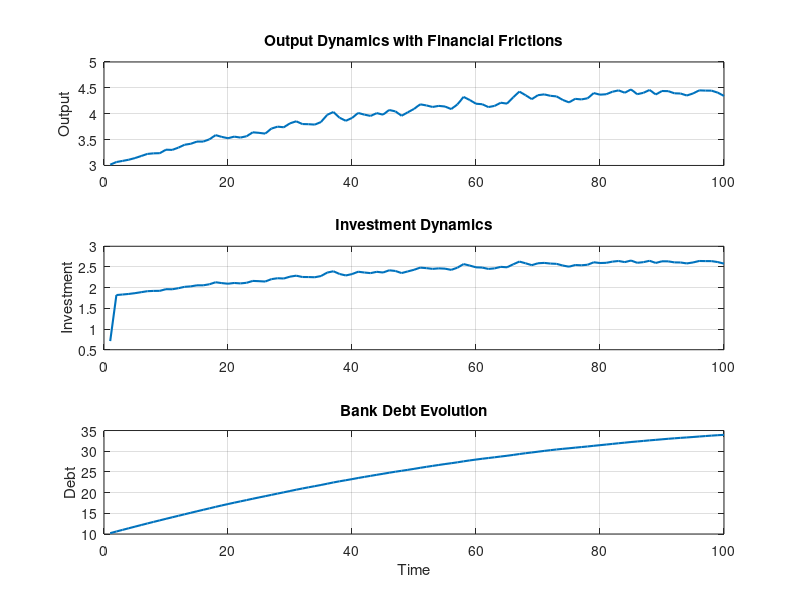
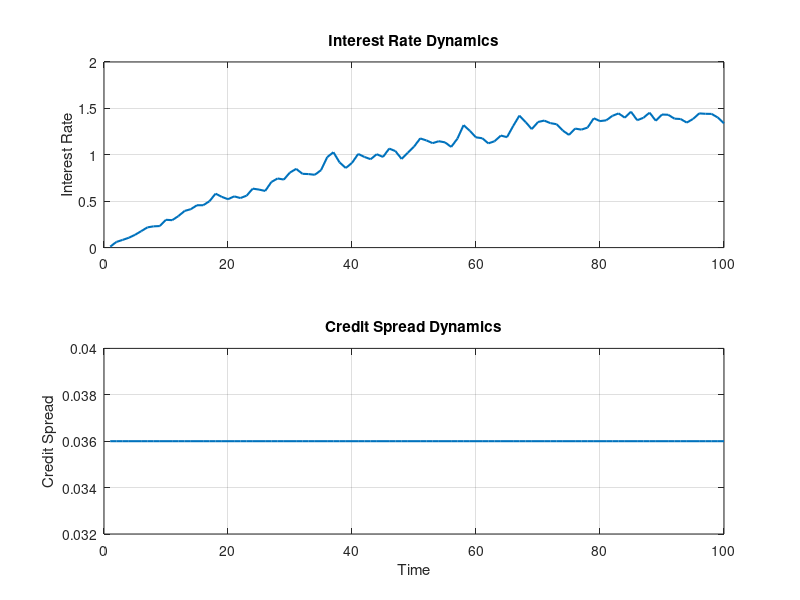
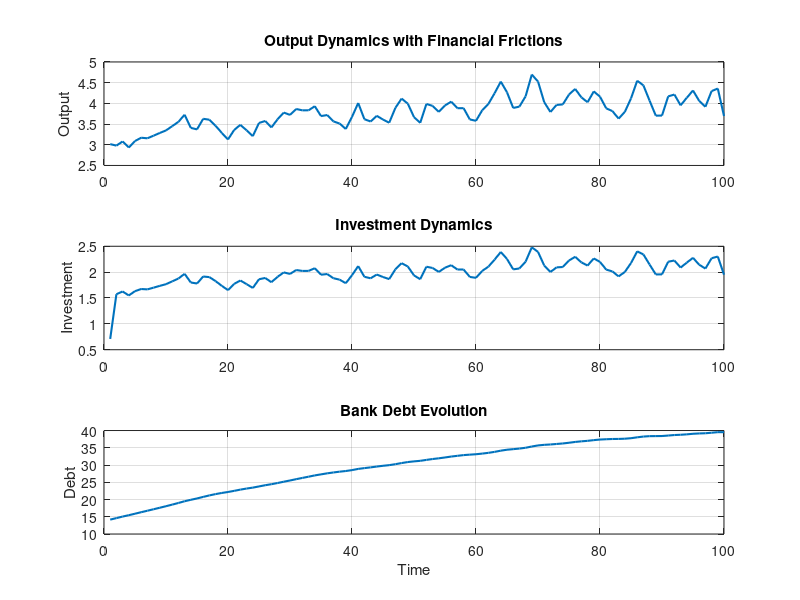
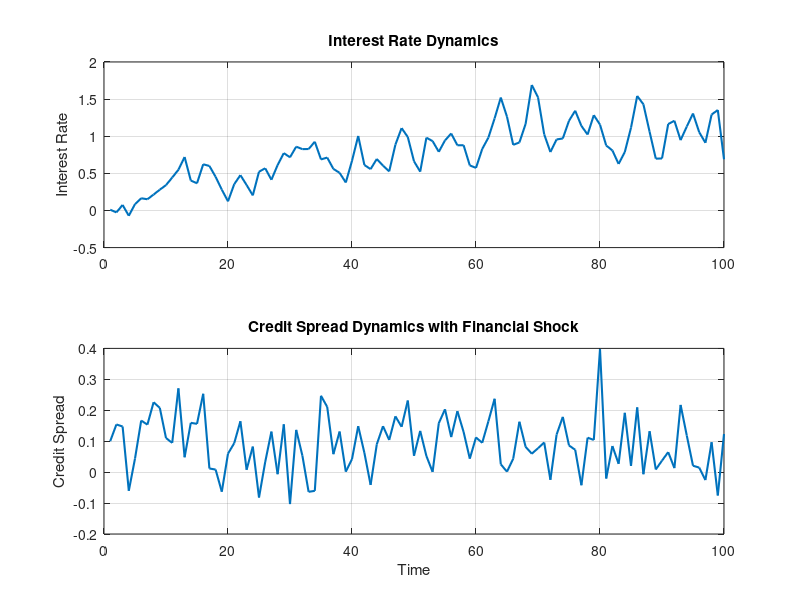

These figures' MATLAB source, in order:
% Financial Friction DSGE Model (Gertler-Kiyotaki/BGG Framework)

% Clear workspace and define parameters
clear; clc; close all;

%% Model Parameters
beta = 0.99;            % Discount factor
sigma = 1;              % Risk aversion
phi = 1;                % Inverse Frisch elasticity
rho = 0.9;              % Persistence of technology shock
sigma_e = 0.01;         % Std. deviation of technology shock
delta = 0.025;          % Capital depreciation rate
alpha = 0.33;          % Capital share in production
eta = 0.5;              % Capital adjustment cost

% Financial Friction Parameters
phi_k = 0.36;           % Leverage ratio (fraction of capital funded by debt)
kappa = 0.1;            % Cost of external financing

%% Steady State Values
k_ss = ((alpha / (1 / beta - 1 + delta)))^(1 / (1 - alpha));
y_ss = k_ss^alpha;
investment_ss = delta * k_ss;
interest_rate_ss = 1 / beta - 1;
credit_spread_ss = kappa * phi_k;

%% Simulation Setup
T = 100;                 % Time periods
shock = sigma_e * randn(T, 1); % Technology shock

% Initialize variables
capital = zeros(T, 1);
output = zeros(T, 1);
investment = zeros(T, 1);
bank_debt = zeros(T, 1);
interest_rate = zeros(T, 1);
credit_spread = zeros(T, 1);

capital(1) = k_ss;
output(1) = y_ss;
investment(1) = investment_ss;
bank_debt(1) = phi_k * k_ss;
interest_rate(1) = interest_rate_ss;
credit_spread(1) = credit_spread_ss;

%% Model Simulation
for t = 2:T
    % Productivity shock
    z_t = rho * shock(t - 1) + shock(t);
    
    % Output with financial frictions
    output(t) = exp(z_t) * capital(t - 1)^alpha;
    
    % Investment decision with adjustment costs
    investment(t) = ((1 - kappa) * beta * output(t)) / (1 + eta);
    
    % Capital accumulation
    capital(t) = (1 - delta) * capital(t - 1) + investment(t);
    
    % Bank debt evolution
    bank_debt(t) = phi_k * capital(t);
    
    % Interest rate dynamics (Taylor Rule)
    interest_rate(t) = interest_rate_ss + phi * (output(t) - y_ss);
    
    % Credit spread dynamics
    credit_spread(t) = kappa * (bank_debt(t) / capital(t));
end

%% Plot Results
figure;
subplot(3,1,1);
plot(output, 'LineWidth', 1.5);
title('Output Dynamics with Financial Frictions');
ylabel('Output'); grid on;

subplot(3,1,2);
plot(investment, 'LineWidth', 1.5);
title('Investment Dynamics');
ylabel('Investment'); grid on;

subplot(3,1,3);
plot(bank_debt, 'LineWidth', 1.5);
title('Bank Debt Evolution');
ylabel('Debt'); xlabel('Time'); grid on;

figure;
subplot(2,1,1);
plot(interest_rate, 'LineWidth', 1.5);
title('Interest Rate Dynamics');
ylabel('Interest Rate'); grid on;

subplot(2,1,2);
plot(credit_spread, 'LineWidth', 1.5);
title('Credit Spread Dynamics');
ylabel('Credit Spread'); xlabel('Time'); grid on;

grid on;

%% Interpretation
% - Observe how shocks propagate through output, investment, bank debt, interest rates, and credit spreads.
% - Higher leverage increases the economy's sensitivity to financial shocks.
% - Bank debt and credit spreads amplify business cycle fluctuations.
% Financial Friction DSGE Model (Gertler-Kiyotaki/BGG Framework)

% Clear workspace and define parameters
clear; clc; close all;

%% Model Parameters
beta = 0.99;            % Discount factor
sigma = 1;              % Risk aversion
phi = 1;                % Inverse Frisch elasticity
rho = 0.9;              % Persistence of technology shock
sigma_e = 0.05;         % Increased Std. deviation of technology shock (Amplified Shock)
delta = 0.025;          % Capital depreciation rate
alpha = 0.33;           % Capital share in production
eta = 0.5;              % Capital adjustment cost

% Financial Friction Parameters
phi_k = 0.5;            % Increased Leverage ratio (fraction of capital funded by debt)
kappa = 0.2;            % Increased Cost of external financing

%% Steady State Values
k_ss = ((alpha / (1 / beta - 1 + delta)))^(1 / (1 - alpha));
y_ss = k_ss^alpha;
investment_ss = delta * k_ss;
interest_rate_ss = 1 / beta - 1;
credit_spread_ss = kappa * phi_k;

%% Simulation Setup
T = 100;                 % Time periods
shock = sigma_e * randn(T, 1); % Stronger Technology shock

% Initialize variables
capital = zeros(T, 1);
output = zeros(T, 1);
investment = zeros(T, 1);
bank_debt = zeros(T, 1);
interest_rate = zeros(T, 1);
credit_spread = zeros(T, 1);

capital(1) = k_ss;
output(1) = y_ss;
investment(1) = investment_ss;
bank_debt(1) = phi_k * k_ss;
interest_rate(1) = interest_rate_ss;
credit_spread(1) = credit_spread_ss;

%% Model Simulation
for t = 2:T
    % Productivity shock
    z_t = rho * shock(t - 1) + shock(t);
    
    % Output with financial frictions
    output(t) = exp(z_t) * capital(t - 1)^alpha;
    
    % Investment decision with adjustment costs
    investment(t) = ((1 - kappa) * beta * output(t)) / (1 + eta);
    
    % Capital accumulation
    capital(t) = (1 - delta) * capital(t - 1) + investment(t);
    
    % Bank debt evolution
    bank_debt(t) = phi_k * capital(t);
    
    % Interest rate dynamics (Taylor Rule)
    interest_rate(t) = interest_rate_ss + phi * (output(t) - y_ss);
    
    % Credit spread dynamics with financial shock
    credit_spread(t) = kappa * (bank_debt(t) / capital(t)) + 0.1 * randn();
end

%% Plot Results
figure;
subplot(3,1,1);
plot(output, 'LineWidth', 1.5);
title('Output Dynamics with Financial Frictions');
ylabel('Output'); grid on;

subplot(3,1,2);
plot(investment, 'LineWidth', 1.5);
title('Investment Dynamics');
ylabel('Investment'); grid on;

subplot(3,1,3);
plot(bank_debt, 'LineWidth', 1.5);
title('Bank Debt Evolution');
ylabel('Debt'); xlabel('Time'); grid on;

figure;
subplot(2,1,1);
plot(interest_rate, 'LineWidth', 1.5);
title('Interest Rate Dynamics');
ylabel('Interest Rate'); grid on;

subplot(2,1,2);
plot(credit_spread, 'LineWidth', 1.5);
title('Credit Spread Dynamics with Financial Shock');
ylabel('Credit Spread'); xlabel('Time'); grid on;

grid on;

%% Interpretation
% - Amplified shocks now generate stronger responses across output, investment, bank debt, interest rates, and credit spreads.
% - Increased leverage and financing costs intensify economic sensitivity to financial disturbances.
% - Credit spreads now exhibit more dynamic behavior due to the introduced financial shocks.
% Behavioral DSGE Model with Global Economic Shocks

% Clear workspace and define parameters
clear; clc; close all;

%% Model Parameters
beta = 0.99;            % Discount factor
sigma = 1;              % Risk aversion
phi = 1;                % Inverse Frisch elasticity
rho = 0.9;              % Persistence of technology shock
sigma_e = 0.01;         % Std. deviation of technology shock
delta = 0.025;          % Capital depreciation rate
alpha = 0.33;           % Capital share in production
eta = 0.5;              % Capital adjustment cost

% Behavioral Bias Parameters
lambda_myopia = 0.1;    % Degree of myopia
lambda_overconfidence = 0.1; % Degree of overconfidence

% Global Economic Shock Parameters
gamma_g = 0.2;          % Sensitivity to global shocks
rho_g = 0.8;            % Persistence of global economic shock
sigma_g = 0.02;         % Std. deviation of global economic shock

%% Steady State Values
k_ss = ((alpha / (1 / beta - 1 + delta)))^(1 / (1 - alpha));
y_ss = k_ss^alpha;
investment_ss = delta * k_ss;
interest_rate_ss = 1 / beta - 1;

%% Simulation Setup
T = 100;                      % Time periods
tech_shock = sigma_e * randn(T, 1); % Technology shock
global_shock = sigma_g * randn(T, 1); % Global economic shock

% Initialize variables
capital = zeros(T, 1);
output = zeros(T, 1);
investment = zeros(T, 1);
interest_rate = zeros(T, 1);

capital(1) = k_ss;
output(1) = y_ss;
investment(1) = investment_ss;
interest_rate(1) = interest_rate_ss;

%% Model Simulation
for t = 2:T
    % Global economic shock propagation
    g_t = rho_g * global_shock(t - 1) + global_shock(t);
    
    % Adjust output with global shock and behavioral biases
    output(t) = exp(tech_shock(t) + gamma_g * g_t) * (capital(t - 1)^alpha);
    
    % Behavioral adjustment to investment (myopia)
    investment(t) = ((1 - lambda_myopia) * beta * output(t)) / (1 + eta);
    
    % Capital accumulation
    capital(t) = (1 - delta) * capital(t - 1) + investment(t);
    
    % Interest rate dynamics with overconfidence behavior
    interest_rate(t) = interest_rate_ss + phi * ((1 + lambda_overconfidence) * (output(t) - y_ss));
end

%% Plot Results
figure;
subplot(3,1,1);
plot(output, 'LineWidth', 1.5);
title('Output Dynamics with Global Economic Shocks');
ylabel('Output'); grid on;

subplot(3,1,2);
plot(investment, 'LineWidth', 1.5);
title('Investment Dynamics with Behavioral Bias');
ylabel('Investment'); grid on;

subplot(3,1,3);
plot(interest_rate, 'LineWidth', 1.5);
title('Interest Rate Dynamics with Overconfidence');
ylabel('Interest Rate'); xlabel('Time'); grid on;

grid on;

%% Interpretation
% - Global shocks amplify output volatility.
% - Myopia reduces investment responsiveness.
% - Overconfidence leads to exaggerated interest rate movements.
% Behavioral DSGE Model with Global Economic Shocks and Macroprudential Policies

% Clear workspace and define parameters
clear; clc; close all;

%% Model Parameters
beta = 0.99;            % Discount factor
sigma = 1;              % Risk aversion
phi = 1;                % Inverse Frisch elasticity
rho = 0.9;              % Persistence of technology shock
sigma_e = 0.01;         % Std. deviation of technology shock
delta = 0.025;          % Capital depreciation rate
alpha = 0.33;          % Capital share in production
eta = 0.5;              % Capital adjustment cost

% Behavioral Bias Parameters
lambda_myopia = 0.1;    % Degree of myopia
lambda_overconfidence = 0.1; % Degree of overconfidence

% Global Economic Shock Parameters
gamma_g = 0.2;          % Sensitivity to global shocks
rho_g = 0.8;            % Persistence of global economic shock
sigma_g = 0.02;         % Std. deviation of global economic shock

% Macroprudential Policy Parameters
ccb_sensitivity = 0.3;  % Countercyclical capital buffer sensitivity
ltv_limit = 0.8;        % Loan-to-value ratio limit

%% Steady State Values
k_ss = ((alpha / (1 / beta - 1 + delta)))^(1 / (1 - alpha));
y_ss = k_ss^alpha;
investment_ss = delta * k_ss;
interest_rate_ss = 1 / beta - 1;

%% Simulation Setup
T = 100;                      % Time periods
tech_shock = sigma_e * randn(T, 1); % Technology shock
global_shock = sigma_g * randn(T, 1); % Global economic shock

% Initialize variables
capital = zeros(T, 1);
output = zeros(T, 1);
investment = zeros(T, 1);
interest_rate = zeros(T, 1);
ccb = zeros(T, 1); % Countercyclical capital buffer
ltv_ratio = zeros(T, 1); % Loan-to-value ratio

capital(1) = k_ss;
output(1) = y_ss;
investment(1) = investment_ss;
interest_rate(1) = interest_rate_ss;
ccb(1) = 0.02; % Initial capital buffer
ltv_ratio(1) = ltv_limit;

%% Model Simulation
for t = 2:T
    % Global economic shock propagation
    g_t = rho_g * global_shock(t - 1) + global_shock(t);
    
    % Adjust output with global shock and behavioral biases
    output(t) = exp(tech_shock(t) + gamma_g * g_t) * (capital(t - 1)^alpha);
    
    % Countercyclical capital buffer increases during booms
    ccb(t) = max(0.02, ccb_sensitivity * (output(t) - y_ss));
    
    % Loan-to-value ratio adjusts with output fluctuations
    ltv_ratio(t) = max(0.6, ltv_limit - 0.1 * (output(t) - y_ss));
    
    % Behavioral adjustment to investment (myopia) with policy impact
    investment(t) = ((1 - lambda_myopia) * beta * output(t)) / (1 + eta + ccb(t));
    
    % Capital accumulation
    capital(t) = (1 - delta) * capital(t - 1) + investment(t);
    
    % Interest rate dynamics with overconfidence behavior and CCB impact
    interest_rate(t) = interest_rate_ss + phi * ((1 + lambda_overconfidence) * (output(t) - y_ss)) + ccb(t);
end

%% Plot Results
figure;
subplot(4,1,1);
plot(output, 'LineWidth', 1.5);
title('Output Dynamics with Global Economic Shocks and Macroprudential Policies');
ylabel('Output'); grid on;

subplot(4,1,2);
plot(investment, 'LineWidth', 1.5);
title('Investment Dynamics with Behavioral Bias and CCB');
ylabel('Investment'); grid on;

subplot(4,1,3);
plot(interest_rate, 'LineWidth', 1.5);
title('Interest Rate Dynamics with Overconfidence and CCB');
ylabel('Interest Rate'); xlabel('Time'); grid on;

subplot(4,1,4);
plot(ccb, 'LineWidth', 1.5);
title('Countercyclical Capital Buffer Dynamics');
ylabel('CCB'); xlabel('Time'); grid on;

%% Interpretation
% - Global shocks amplify output volatility.
% - Myopia reduces investment responsiveness.
% - Overconfidence leads to exaggerated interest rate movements.
% - Macroprudential tools (CCB and LTV) stabilize investment and credit growth.
% Behavioral DSGE Model with Global Economic Shocks, Macroprudential Policies, and MPLB

% Clear workspace and define parameters
clear; clc; close all;

%% Model Parameters
beta = 0.99;            % Discount factor
sigma = 1;              % Risk aversion
phi = 1;                % Inverse Frisch elasticity
rho = 0.9;              % Persistence of technology shock
sigma_e = 0.01;         % Std. deviation of technology shock
delta = 0.025;          % Capital depreciation rate
alpha = 0.33;           % Capital share in production
eta = 0.5;              % Capital adjustment cost

% Behavioral Bias Parameters
lambda_myopia = 0.1;    % Degree of myopia
lambda_overconfidence = 0.1; % Degree of overconfidence

% Global Economic Shock Parameters
gamma_g = 0.2;          % Sensitivity to global shocks
rho_g = 0.8;            % Persistence of global economic shock
sigma_g = 0.02;         % Std. deviation of global economic shock

% Macroprudential Policy Parameters
ccb_sensitivity = 0.3;  % Countercyclical capital buffer sensitivity
ltv_limit = 0.8;        % Loan-to-value ratio limit
mplb_sensitivity = 0.25; % MPLB sensitivity to economic conditions

%% Steady State Values
k_ss = ((alpha / (1 / beta - 1 + delta)))^(1 / (1 - alpha));
y_ss = k_ss^alpha;
investment_ss = delta * k_ss;
interest_rate_ss = 1 / beta - 1;

%% Simulation Setup
T = 100;                      % Time periods
tech_shock = sigma_e * randn(T, 1); % Technology shock
global_shock = sigma_g * randn(T, 1); % Global economic shock

% Initialize variables
capital = zeros(T, 1);
output = zeros(T, 1);
investment = zeros(T, 1);
interest_rate = zeros(T, 1);
ccb = zeros(T, 1); % Countercyclical capital buffer
mplb = zeros(T, 1); % Macroprudential Liquidity Buffer
ltv_ratio = zeros(T, 1); % Loan-to-value ratio

capital(1) = k_ss;
output(1) = y_ss;
investment(1) = investment_ss;
interest_rate(1) = interest_rate_ss;
ccb(1) = 0.02; % Initial capital buffer
mplb(1) = 0.05; % Initial liquidity buffer
ltv_ratio(1) = ltv_limit;

%% Model Simulation
for t = 2:T
    % Global economic shock propagation
    g_t = rho_g * global_shock(t - 1) + global_shock(t);

    % Output with global shock and behavioral biases
    output(t) = exp(tech_shock(t) + gamma_g * g_t) * (capital(t - 1)^alpha);

    % Countercyclical capital buffer increases during booms
    ccb(t) = max(0.02, ccb_sensitivity * (output(t) - y_ss));

    % MPLB tightens during booms, loosens during downturns
    mplb(t) = max(0.03, mplb_sensitivity * (output(t) - y_ss));

    % Loan-to-value ratio adjusts with output fluctuations
    ltv_ratio(t) = max(0.6, ltv_limit - 0.1 * (output(t) - y_ss));

    % Investment with MPLB and behavioral bias
    investment(t) = ((1 - lambda_myopia) * beta * output(t)) / (1 + eta + ccb(t) + mplb(t));

    % Capital accumulation
    capital(t) = (1 - delta) * capital(t - 1) + investment(t);

    % Interest rate dynamics with overconfidence, CCB, and MPLB
    interest_rate(t) = interest_rate_ss + phi * ((1 + lambda_overconfidence) * (output(t) - y_ss)) + ccb(t) + mplb(t);
end

%% Plot Results
figure;
subplot(5,1,1);
plot(output, 'LineWidth', 1.5);
title('Output Dynamics with Global Shocks, CCB, and MPLB');
ylabel('Output'); grid on;

subplot(5,1,2);
plot(investment, 'LineWidth', 1.5);
title('Investment with Behavioral Bias, CCB, and MPLB');
ylabel('Investment'); grid on;

subplot(5,1,3);
plot(interest_rate, 'LineWidth', 1.5);
title('Interest Rate with Overconfidence, CCB, and MPLB');
ylabel('Interest Rate'); xlabel('Time'); grid on;

subplot(5,1,4);
plot(ccb, 'LineWidth', 1.5);
title('Countercyclical Capital Buffer (CCB)');
ylabel('CCB'); xlabel('Time'); grid on;

subplot(5,1,5);
plot(mplb, 'LineWidth', 1.5);
title('Macroprudential Liquidity Buffer (MPLB)');
ylabel('MPLB'); xlabel('Time'); grid on;

%% Interpretation
% - Global shocks amplify output volatility.
% - Myopia reduces investment responsiveness.
% - Overconfidence leads to exaggerated interest rate movements.
% - CCB stabilizes credit growth; MPLB stabilizes liquidity.
%% Open Economy DSGE with Behavioral Biases
clear; clc; close all;

%% Parameters
beta = 0.99;        % Discount factor
sigma = 1;          % Risk aversion
phi = 1.5;          % Taylor rule inflation response
theta = 0.75;       % Price stickiness
alpha = 0.33;       % Capital share
delta = 0.025;      % Depreciation rate

% Open economy parameters
phi_x = 0.3;        % Export sensitivity
phi_m = 0.3;        % Import sensitivity
gamma_fx = 0.2;     % Exchange rate sensitivity

% Behavioral parameters
myopia = 0.1;       % Myopia bias
overconfidence = 0.1; % Overconfidence bias

%% Initialize Variables
T = 100;
output = zeros(T,1);
exchange_rate = zeros(T,1);
exports = zeros(T,1);
imports = zeros(T,1);
net_exports = zeros(T,1);

%% Initial Conditions
output(1) = 1;
exchange_rate(1) = 1;
exports(1) = 0.3;
imports(1) = 0.2;

%% Simulation
for t = 2:T
    % Exchange rate shock
    fx_shock = gamma_fx * randn;
    exchange_rate(t) = exchange_rate(t-1) * (1 + fx_shock);
    
    % Exports and Imports with Behavioral Bias
    exports(t) = exports(t-1) + phi_x * exchange_rate(t-1) * (1 - myopia);
    imports(t) = imports(t-1) + phi_m * exchange_rate(t-1) * (1 + overconfidence);
    
    % Net exports
    net_exports(t) = exports(t) - imports(t);
    
    % Output dynamics
    output(t) = output(t-1) + net_exports(t) - delta * output(t-1);
end

%% Plot Results
figure;
subplot(3,1,1);
plot(output, 'LineWidth', 1.5);
title('Output Dynamics with Behavioral Biases in Open Economy');
xlabel('Time'); ylabel('Output'); grid on;

subplot(3,1,2);
plot(exchange_rate, 'LineWidth', 1.5);
title('Exchange Rate Dynamics');
xlabel('Time'); ylabel('Exchange Rate'); grid on;

subplot(3,1,3);
plot(net_exports, 'LineWidth', 1.5);
title('Net Exports Dynamics');
xlabel('Time'); ylabel('Net Exports'); grid on;
%% Open Economy DSGE with Behavioral Biases and Pricing Paradigms
clear; clc; close all;

%% Parameters
beta = 0.99;        % Discount factor
sigma = 1;          % Risk aversion
phi = 1.5;          % Taylor rule inflation response
theta = 0.75;       % Price stickiness
alpha = 0.33;       % Capital share
delta = 0.025;      % Depreciation rate

% Open economy parameters
phi_x = 0.3;        % Export sensitivity
phi_m = 0.3;        % Import sensitivity
gamma_fx = 0.2;     % Exchange rate sensitivity

% Behavioral parameters
myopia = 0.1;       % Myopia bias
overconfidence = 0.1; % Overconfidence bias

% Pricing paradigms parameters
pricing_mode = 'DCP';  % Choose between 'DCP', 'PCP', 'LCP'
markup_variation = 0.05; % Price adjustment sensitivity to exchange rates

%% Initialize Variables
T = 100;
output = zeros(T,1);
exchange_rate = zeros(T,1);
exports = zeros(T,1);
imports = zeros(T,1);
net_exports = zeros(T,1);
prices_domestic = zeros(T,1);
prices_foreign = zeros(T,1);

%% Initial Conditions
output(1) = 1;
exchange_rate(1) = 1;
exports(1) = 0.3;
imports(1) = 0.2;
prices_domestic(1) = 1;
prices_foreign(1) = 1;

%% Simulation
for t = 2:T
    % Exchange rate shock
    fx_shock = gamma_fx * randn;
    exchange_rate(t) = exchange_rate(t-1) * (1 + fx_shock);
    
    % Pricing Paradigm Effect
    switch pricing_mode
        case 'DCP'  % Dominant Currency Pricing
            prices_foreign(t) = prices_foreign(t-1);
        case 'PCP'  % Producer Currency Pricing
            prices_foreign(t) = prices_domestic(t-1) * (1 + markup_variation * fx_shock);
        case 'LCP'  % Local Currency Pricing
            prices_foreign(t) = prices_foreign(t-1) * (1 + markup_variation * fx_shock);
    end
    
    % Exports and Imports with Behavioral Bias
    exports(t) = exports(t-1) + phi_x * exchange_rate(t-1) * (1 - myopia) * prices_foreign(t);
    imports(t) = imports(t-1) + phi_m * exchange_rate(t-1) * (1 + overconfidence);
    
    % Net exports
    net_exports(t) = exports(t) - imports(t);
    
    % Output dynamics
    output(t) = output(t-1) + net_exports(t) - delta * output(t-1);
end

%% Plot Results
figure;
subplot(4,1,1);
plot(output, 'LineWidth', 1.5);
title('Output Dynamics with Behavioral Biases and Pricing Paradigms');
xlabel('Time'); ylabel('Output'); grid on;

subplot(4,1,2);
plot(exchange_rate, 'LineWidth', 1.5);
title('Exchange Rate Dynamics');
xlabel('Time'); ylabel('Exchange Rate'); grid on;

subplot(4,1,3);
plot(net_exports, 'LineWidth', 1.5);
title('Net Exports Dynamics');
xlabel('Time'); ylabel('Net Exports'); grid on;

subplot(4,1,4);
plot(prices_foreign, 'LineWidth', 1.5);
title('Foreign Prices Dynamics (Pricing Paradigm Impact)');
xlabel('Time'); ylabel('Prices'); grid on;
